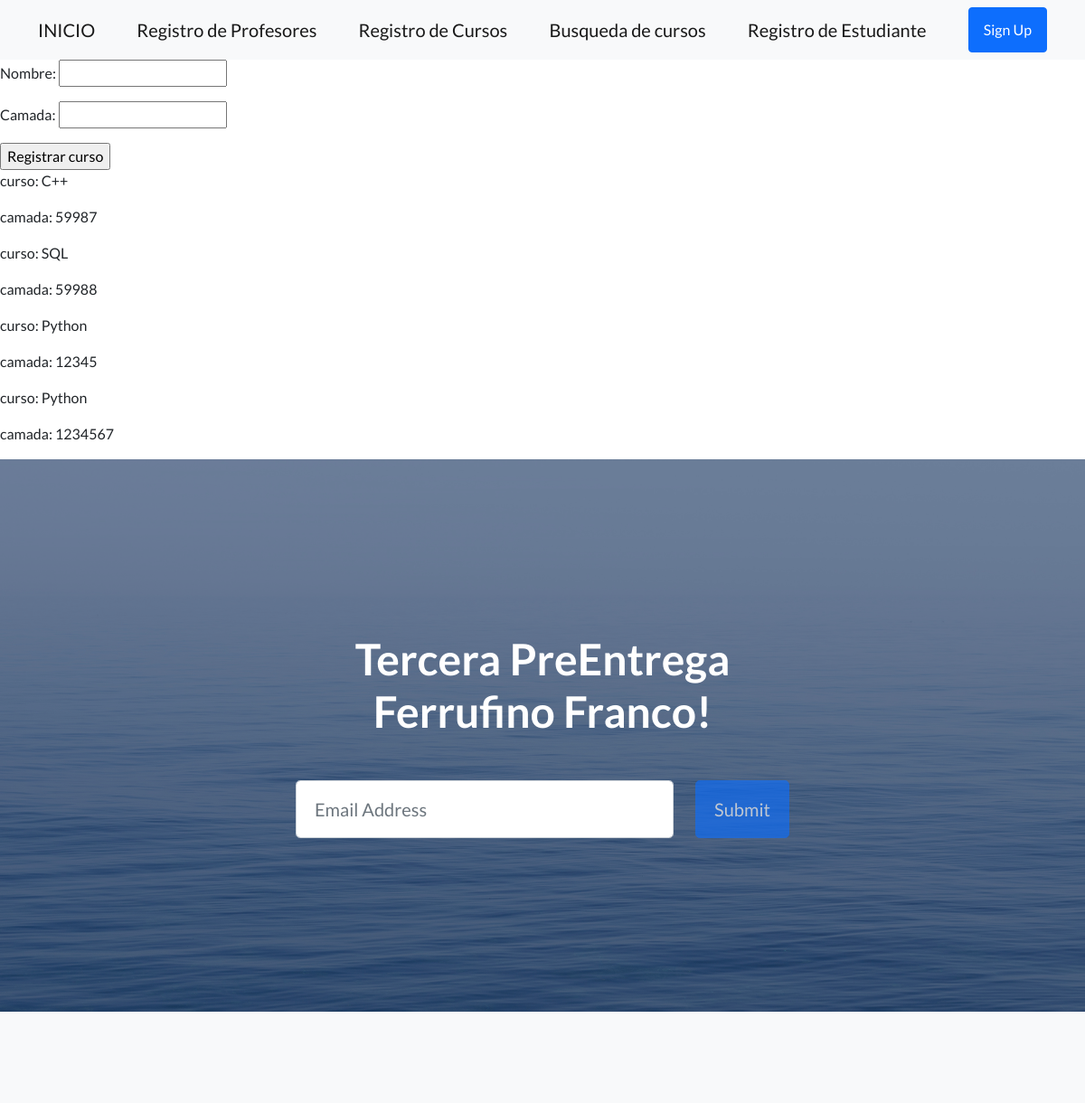
The app's page /coder/registroCursos/ (upper part), older data.
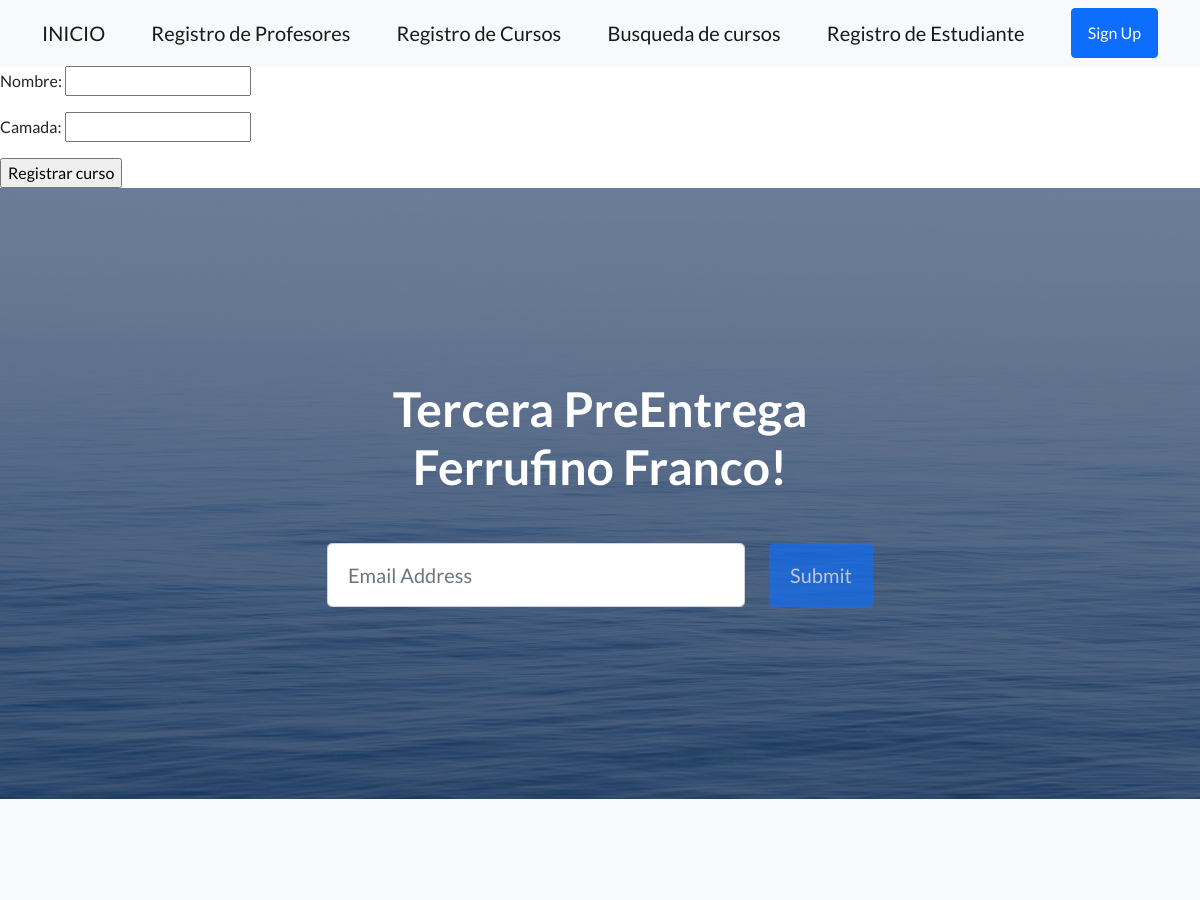
The same page, newer data.
### AppCoder/models.py (models this page shows, shortened)
class Curso(models.Model):
    nombre = models.CharField(max_length=40)
    camada = models.IntegerField()

### AppCoder/views.py (the view, shortened to what this page needs)
# urls.py: path('registroCursos/', registroCursos, name="AppCoderCursos"),
def registroCursos(request):
    all_cursos = Curso.objects.all()
    context = {
        "cursos": all_cursos,
        "formRegistroCursos": CursoForm()
    }
    return render(request, "AppCoder/registroCursos.html", context=context)

### AppCoder/forms.py
class CursoForm(forms.Form):
    nombre = forms.CharField(min_length=3, max_length=40)
    camada = forms.IntegerField(min_value=1000)

### templates/AppCoder/registroCursos.html (shortened to what this page needs)
{% extends "base/base.html" %}
{% block contenidoNavBar %}
    <form action="{% url 'AppCoderCursos' %}" method="POST">
        {{ formRegistroCursos.as_p }}
        <input type="submit" value="Registrar curso">
    </form>
        {% if cursos %}
            {% for curso in cursos %}
                <p>curso: {{curso.nombre}}</p>
                <p>camada: {{curso.camada}}</p>
            {% endfor %}
        {% endif %}
{% endblock %}

### templates/base/base.html (shortened to what this page needs)
<!DOCTYPE html>
<html lang="en">
    <head>
        {% load static %}
        <link href="https://cdn.jsdelivr.net/npm/bootstrap-icons@1.5.0/font/bootstrap-icons.css" rel="stylesheet" type="text/css" />
        <link href="{% static 'AppCoder/css/styles.css' %}" rel="stylesheet" />
    </head>
    <body>
        <nav class="navbar navbar-light bg-light static-top">
            <div class="container">
                <a class="navbar-brand" href="{% url 'Home' %}">INICIO</a>
                <a class="navbar-brand" href="{% url 'AppCoderRegistroProfesores' %}">Registro de Profesores</a>
                <a class="navbar-brand" href="{% url 'AppCoderCursos' %}">Registro de Cursos</a>
                <a class="navbar-brand" href="{% url 'AppCoderBusquedaCursos' %}">Busqueda de cursos</a>
                <a class="navbar-brand" href="{% url 'AppCoderRegistroEstudiante' %}">Registro de Estudiante</a>
                <a class="btn btn-primary" href="#signup">Sign Up</a>
            </div>
        </nav>
        {% block contenidoNavBar %}{% endblock %}
        <header class="masthead">
            <div class="container position-relative">
                <div class="row justify-content-center">
                    <div class="col-xl-6">
                        <div class="text-center text-white">
                            <h1 class="mb-5">Tercera PreEntrega Ferrufino Franco!</h1>
                            <form class="form-subscribe" id="contactForm" data-sb-form-api-token="API_TOKEN">
                                <div class="row">
                                    <div class="col">
                                        <input class="form-control form-control-lg" id="emailAddress" type="email" placeholder="Email Address" data-sb-validations="required,email" />
                                    </div>
                                    <div class="col-auto"><button class="btn btn-primary btn-lg disabled" id="submitButton" type="submit">Submit</button></div>
                                </div>
                            </form>
                        </div>
                    </div>
                </div>
            </div>
        </header>
        <section class="features-icons bg-light text-center">
        </section>
    </body>
</html>

Row changes from the older to the newer data that the page shows:
removed Curso: nombre "C++", camada "59987"
removed Curso: nombre "SQL", camada "59988"
removed Curso: nombre "Python", camada "12345"
removed Curso: nombre "Python", camada "1234567"
